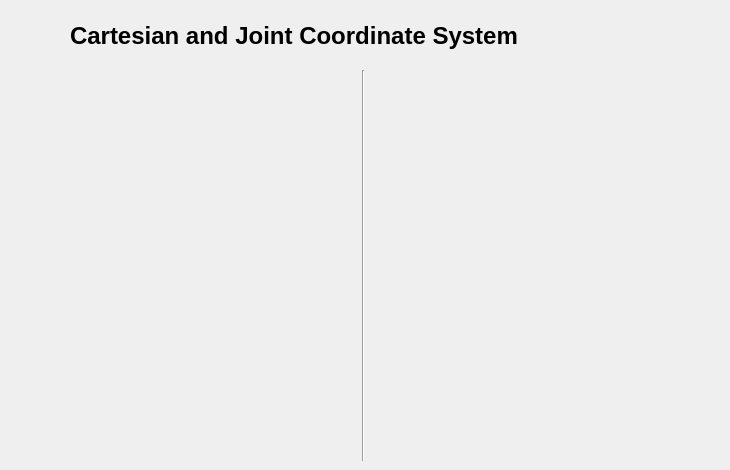
   <widget class="QWidget" name="InfoTab">
    <attribute name="title">
     <string>Info</string>
    </attribute>
    <widget class="QLabel" name="InfoIcon">
     <property name="geometry">
      <rect>
       <x>10</x>
       <y>10</y>
       <width>51</width>
       <height>51</height>
      </rect>
     </property>
     <property name="text">
      <string />
     </property>
     <property name="pixmap">
      <pixmap>images/info.png</pixmap>
     </property>
     <property name="scaledContents">
      <bool>true</bool>
     </property>
    </widget>
    <widget class="QLabel" name="InfoText">
     <property name="geometry">
      <rect>
       <x>70</x>
       <y>10</y>
       <width>471</width>
       <height>51</height>
      </rect>
     </property>
     <property name="font">
      <font>
       <pointsize>18</pointsize>
       <weight>75</weight>
       <bold>true</bold>
      </font>
     </property>
     <property name="text">
      <string>Cartesian and Joint Coordinate System</string>
     </property>
    </widget>
    <widget class="Line" name="InfoHLine">
     <property name="geometry">
      <rect>
       <x>353</x>
       <y>70</y>
       <width>20</width>
       <height>391</height>
      </rect>
     </property>
     <property name="orientation">
      <enum>Qt::Vertical</enum>
     </property>
    </widget>
    <widget class="QLabel" name="CartesianSystemImage">
     <property name="geometry">
      <rect>
       <x>10</x>
       <y>110</y>
       <width>341</width>
       <height>291</height>
      </rect>
     </property>
     <property name="styleSheet">
      <string notr="true" />
     </property>
     <property name="text">
      <string />
     </property>
     <property name="pixmap">
      <pixmap>images/cartesian_system.png</pixmap>
     </property>
     <property name="scaledContents">
      <bool>true</bool>
     </property>
    </widget>
    <widget class="QLabel" name="JointSystemImage">
     <property name="geometry">
      <rect>
       <x>380</x>
       <y>110</y>
       <width>341</width>
       <height>291</height>
      </rect>
     </property>
     <property name="text">
      <string />
     </property>
     <property name="pixmap">
      <pixmap>images/dobot_joints_system.png</pixmap>
     </property>
     <property name="scaledContents">
      <bool>true</bool>
     </property>
    </widget>
   </widget>
